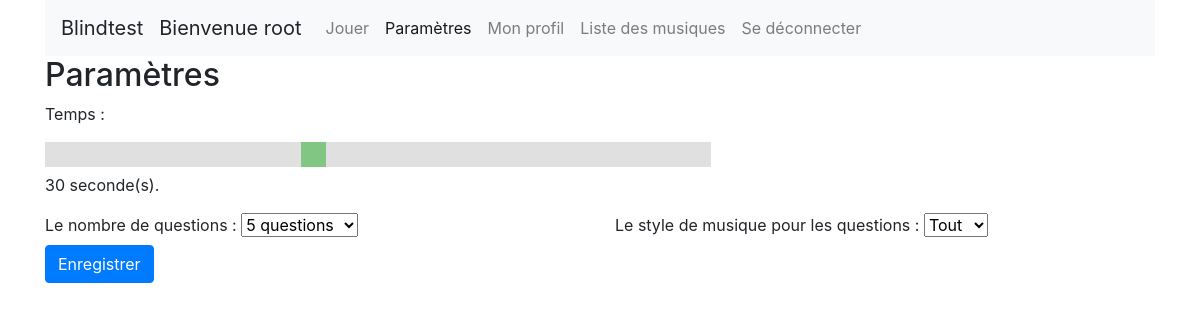
The page /param.php (signed in) on the database its author committed.
### tables this page shows
CREATE TABLE IF NOT EXISTS `parameters` (
  `parameters_id` int(11) NOT NULL AUTO_INCREMENT,
  `parameters_time` int(11) NOT NULL,
  `parameters_questions_number` int(11) NOT NULL,
  `music_style_id` int(11) NOT NULL,
  `user_id` int(11) NOT NULL,
  PRIMARY KEY (`parameters_id`),
  KEY `parameters_users_FK` (`user_id`),
  KEY `music_style_id` (`music_style_id`)
);

CREATE TABLE IF NOT EXISTS `music_style` (
  `music_style_id` int(11) NOT NULL AUTO_INCREMENT,
  `music_style` varchar(50) NOT NULL,
  PRIMARY KEY (`music_style_id`)
);

### dao/connectionBase.php (called while the page is built)
<?php
function pdo() {
    static $dbc = null;
    if ($dbc == null) {
        try {
            $dbc = new PDO('mysql:host=' . DB_HOST . ';dbname=' . DB_NAME, DB_USER, DB_PASSWORD,
                    array(PDO::MYSQL_ATTR_INIT_COMMAND => "SET NAMES utf8",
                PDO::ATTR_PERSISTENT => true));
        } catch (Exception $e) {
            echo 'Error: ' . $e->getMessage() . '<br />';
            echo 'N°: ' . $e->getCode() . '<br />';
            die('Could not connect to MySql');
        }
    }
    return $dbc;
}

### dao/dao.php (called while the page is built, shortened)
<?php
require_once './dao/connectionBase.php';
function Get_user_data($nickname) {
    $sql = "SELECT * FROM `users` WHERE `user_nickname` = :nickname";
    $query = pdo()->prepare($sql);
    $query->bindParam(':nickname', $nickname, PDO::PARAM_STR);
    $query->execute();
    return $query->fetch(PDO::FETCH_ASSOC);
}
function Get_music_style() {
    $sql = "SELECT * FROM `music_style`";
    $query = pdo()->prepare($sql);
    $query->execute();
    return $query->fetchAll(PDO::FETCH_ASSOC);
}
function Get_parameters($user_id) {
    $sql = "SELECT * FROM `parameters` WHERE `user_id` = :user_id";
    $query = pdo()->prepare($sql);
    $query->bindParam(':user_id', $user_id, PDO::PARAM_INT);
    $query->execute();
    return $query->fetch(PDO::FETCH_ASSOC);
}

### param.php (the view, shortened to what this page needs)
<?php
require_once './dao/dao.php';
$nickname = $_SESSION['user_nickname'];
$userData = Get_user_data($nickname);
$users_param = Get_parameters($userData['user_id']);
$music_style = Get_music_style();
?>
<!DOCTYPE html>
<html>
    <head>
        <?php require_once './css/css_js.php'; ?>
    </head>
    <body>
        <div class="container">
            <?php require_once './navbar.php'; ?>
            <form action="param.php" method="post">
                <fieldset>
                    <h2>Paramètres</h2>
                    <p>Temps : </p>
                    <div class="slidecontainer">
                        <input name="time" type="range" min="10" max="60" value="<?= $users_param['parameters_time']; ?>" class="slider" id="param_time">
                        <p><span id="param_second"></span> seconde(s).</p>
                    </div>
                    <div class="row">
                        <div class="col">
                            <label>Le nombre de questions :
                                <select name="questions_number">
                                    <option <?php if ($users_param['parameters_questions_number'] == 5): ?> selected="" <?php endif; ?> value="5">
                                        5 questions</option>
                                </select>
                            </label>
                        </div>
                        <div class="col">
                            Le style de musique pour les questions :
                            <select name="music_style">
                                <?php foreach ($music_style as $value_music_style): ?>
                                    <option
                                    <?php if ($value_music_style['music_style_id'] == $users_param['music_style_id']): ?>
                                            selected="" <?php endif; ?> value="
                                        <?= $value_music_style['music_style_id']; ?>">
                                            <?= $value_music_style['music_style']; ?>
                                    </option>
                                <?php endforeach; ?>
                            </select>
                        </div>
                    </div>
                    <button name="save" class="btn btn-primary" type="submit">Enregistrer</button>
                </fieldset>
            </form>
        </div>
    </body>
</html>

### rows shown on the page
parameters: time "30", questions_number "5 questions", music_style "Tout"

### other values the page prints
$nickname "root"
